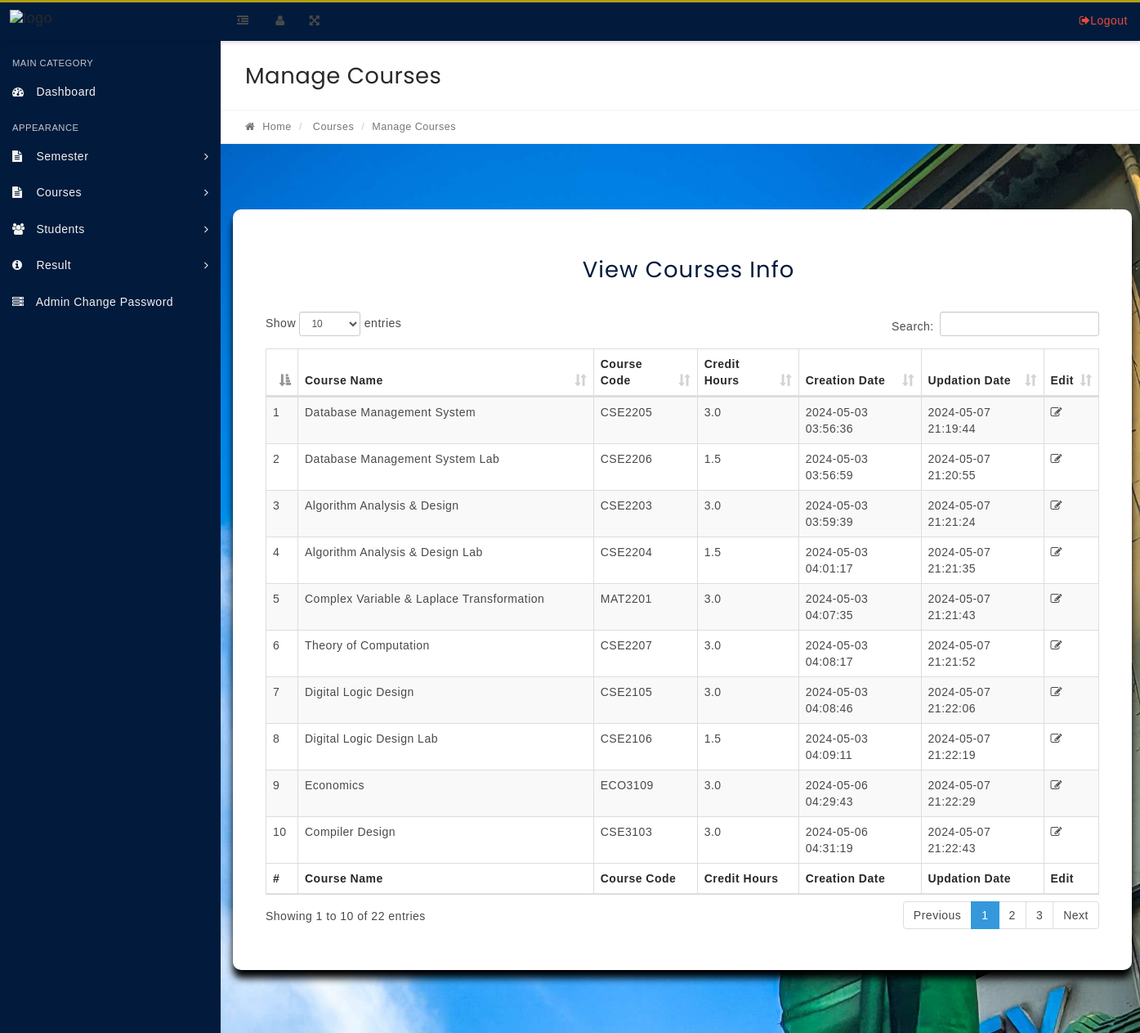
Page /manage-subjects.php on the committed database.
### tables this page shows
CREATE TABLE `tblsubjects` (
  `id` int(11) NOT NULL,
  `SubjectName` varchar(100) NOT NULL,
  `SubjectCode` varchar(100) NOT NULL,
  `Credit` decimal(3,1) NOT NULL,
  `Creationdate` timestamp NOT NULL DEFAULT current_timestamp(),
  `UpdationDate` timestamp NOT NULL DEFAULT '0000-00-00 00:00:00' ON UPDATE current_timestamp()
);

### manage-subjects.php (the view, shortened to what this page needs)
<?php
include('includes/config.php');
if(strlen($_SESSION['alogin'])=="")
    {
    header("Location: index.php");
    }
    else{
?>
<!DOCTYPE html>
<html lang="en">
    <head>
        <link rel="stylesheet" href="css/bootstrap.min.css" media="screen" >
        <link rel="stylesheet" href="css/font-awesome.min.css" media="screen" >
        <link rel="stylesheet" href="css/animate-css/animate.min.css" media="screen" >
        <link rel="stylesheet" href="css/lobipanel/lobipanel.min.css" media="screen" >
        <link rel="stylesheet" href="css/prism/prism.css" media="screen" >
        <link rel="stylesheet" type="text/css" href="js/DataTables/datatables.min.css"/>
        <link rel="stylesheet" href="css/main.css" media="screen" >
    </head>
    <body class="top-navbar-fixed">
        <div class="main-wrapper">
   <?php include('includes/topbar.php');?>
            <div class="content-wrapper">
                <div class="content-container">
<?php include('includes/leftbar.php');?>
                    <div class="main-page">
                        <div class="container-fluid">
                            <div class="row page-title-div">
                                <div class="col-md-6">
                                    <h2 class="title">Manage Courses</h2>
                                </div>
                            </div>
                            <div class="row breadcrumb-div">
                                <div class="col-md-6">
                                    <ul class="breadcrumb">
            							<li><a href="dashboard.php"><i class="fa fa-home"></i> Home</a></li>
                                        <li> Courses</li>
            							<li class="active">Manage Courses</li>
            						</ul>
                                </div>
                            </div>
                        </div>
                        <section class="section">
                            <div class="container-fluid">
                                <div class="row">
                                    <div class="col-md-12">
                                        <div class="container">
                                            <div class="panel-heading">
                                                <div align="center" class="panel-title">
                                                    <h2 style="color: #021b3c;" class="hd">View Courses Info</h2>
                                                </div>
                                            </div>
                                            <div class="panel-body p-20">
                                                <table id="example" class="display table table-striped table-bordered" cellspacing="0" width="100%">
                                                    <thead>
                                                        <tr>
                                                            <th></th>
                                                            <th>Course Name</th>
                                                            <th>Course Code</th>
                                                            <th>Credit Hours</th>
                                                            <th>Creation Date</th>
                                                            <th>Updation Date</th>
                                                            <th>Edit</th>
                                                        </tr>
                                                    </thead>
                                                    <tfoot>
                                                        <tr>
                                                          <th>#</th>
                                                             <th>Course Name</th>
                                                            <th>Course Code</th>
                                                            <th>Credit Hours</th>
                                                            <th>Creation Date</th>
                                                            <th>Updation Date</th>
                                                            <th>Edit</th>
                                                        </tr>
                                                    </tfoot>
                                                    <tbody>
<?php $sql = "SELECT * from tblsubjects";
$query = $dbh->prepare($sql);
$query->execute();
$results=$query->fetchAll(PDO::FETCH_OBJ);
$cnt=1;
if($query->rowCount() > 0)
{
foreach($results as $result)
{   ?>
<tr>
 <td><?php echo htmlentities($cnt);?></td>
                                                            <td><?php echo htmlentities($result->SubjectName);?></td>
                                                            <td><?php echo htmlentities($result->SubjectCode);?></td>
                                                            <td><?php echo htmlentities($result->Credit);?></td>
                                                            <td><?php echo htmlentities($result->Creationdate);?></td>
                                                            <td><?php echo htmlentities($result->UpdationDate);?></td>
<td>
<a href="edit-subject.php?subjectid=<?php echo htmlentities($result->id);?>"><i class="fa fa-edit" title="Edit Record"></i> </a>
</td>
</tr>
<?php $cnt=$cnt+1;}} ?>
                                                    </tbody>
                                                </table>
                                            </div>
                                        </div>
                                    </div>
                                                </div>
                                            </div>
                                        </div>
                                    </div>
                                </div>
                            </div>
    </body>
</html>
<?php } ?>

### manage-subjects.php (style rules this page uses)
body { font-family: Arial, sans-serif; background: url(./back10.jpg) no-repeat; //background-position: center; background-size: cover; background-color: #6055c7; margin: 0; padding: 0; }
.hd { letter-spacing: 1px; width: 100%; white-space: nowrap; overflow: hidden; animation: typing 6s, cursor 6s step-end infinite alternate; }
.container { max-width: 1100px; margin: 50px auto; padding: 20px; background-color: #ffffff ; background : ; border: #91e0ff solid rgba(255, 255, 255, 0.2); backdrop-filter: blur(10px); border-radius: 10px; box-shadow: 0 10px 10px rgba(0, 0, 0, 1); text-align: left; animation: fadeInOut 2s; }

### rows in the picture
tblsubjects: SubjectName "Database Management System", SubjectCode "CSE2205", Credit "3.0", Creationdate "2024-05-03 03:56:36", UpdationDate "2024-05-07 21:19:44"
tblsubjects: SubjectName "Database Management System Lab", SubjectCode "CSE2206", Credit "1.5", Creationdate "2024-05-03 03:56:59", UpdationDate "2024-05-07 21:20:55"
tblsubjects: SubjectName "Algorithm Analysis & Design", SubjectCode "CSE2203", Credit "3.0", Creationdate "2024-05-03 03:59:39", UpdationDate "2024-05-07 21:21:24"
tblsubjects: SubjectName "Algorithm Analysis & Design Lab", SubjectCode "CSE2204", Credit "1.5", Creationdate "2024-05-03 04:01:17", UpdationDate "2024-05-07 21:21:35"
tblsubjects: SubjectName "Complex Variable & Laplace Transformation", SubjectCode "MAT2201", Credit "3.0", Creationdate "2024-05-03 04:07:35", UpdationDate "2024-05-07 21:21:43"
tblsubjects: SubjectName "Theory of Computation", SubjectCode "CSE2207", Credit "3.0", Creationdate "2024-05-03 04:08:17", UpdationDate "2024-05-07 21:21:52"
tblsubjects: SubjectName "Digital Logic Design", SubjectCode "CSE2105", Credit "3.0", Creationdate "2024-05-03 04:08:46", UpdationDate "2024-05-07 21:22:06"
tblsubjects: SubjectName "Digital Logic Design Lab", SubjectCode "CSE2106", Credit "1.5", Creationdate "2024-05-03 04:09:11", UpdationDate "2024-05-07 21:22:19"
tblsubjects: SubjectName "Economics", SubjectCode "ECO3109", Credit "3.0", Creationdate "2024-05-06 04:29:43", UpdationDate "2024-05-07 21:22:29"
tblsubjects: SubjectName "Compiler Design", SubjectCode "CSE3103", Credit "3.0", Creationdate "2024-05-06 04:31:19", UpdationDate "2024-05-07 21:22:43"
